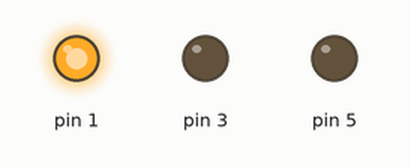
Recording of a sketch running on a simulated Arduino Uno, built with avr-gcc and run on an emulated ATmega328P. Shown: output pins drawn as LEDs (lit = HIGH).

Above: at 0.2 s.
At 0.7 s:
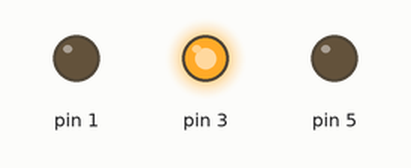
At 2.7 s:
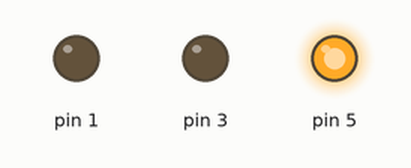
Timing chart, 0 to 3.5 s (numbered marks = the images above):
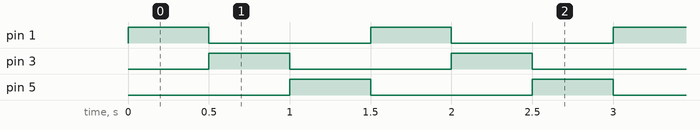

The sketch:

ChristmasTreeIllumination.ino
```cpp
void setup() {
  // put your setup code here, to run once:
  pinMode(1, OUTPUT);
  pinMode(3, OUTPUT);
  pinMode(5, OUTPUT);
}

void loop() {
  // put your main code here, to run repeatedly:
  digitalWrite(1, HIGH);
  delay(500);
  digitalWrite(1, LOW);
  digitalWrite(3, HIGH);
  delay(500);
  digitalWrite(3, LOW);
  digitalWrite(5, HIGH);
  delay(500);
  digitalWrite(5, LOW);
}
```

Measured:
- by itself, pin 1, pin 3, pin 5: alternates HIGH for 0.50 s and LOW for 1.0 s
- by itself, everything shown: repeats every 1.5 s, in 4 steps
